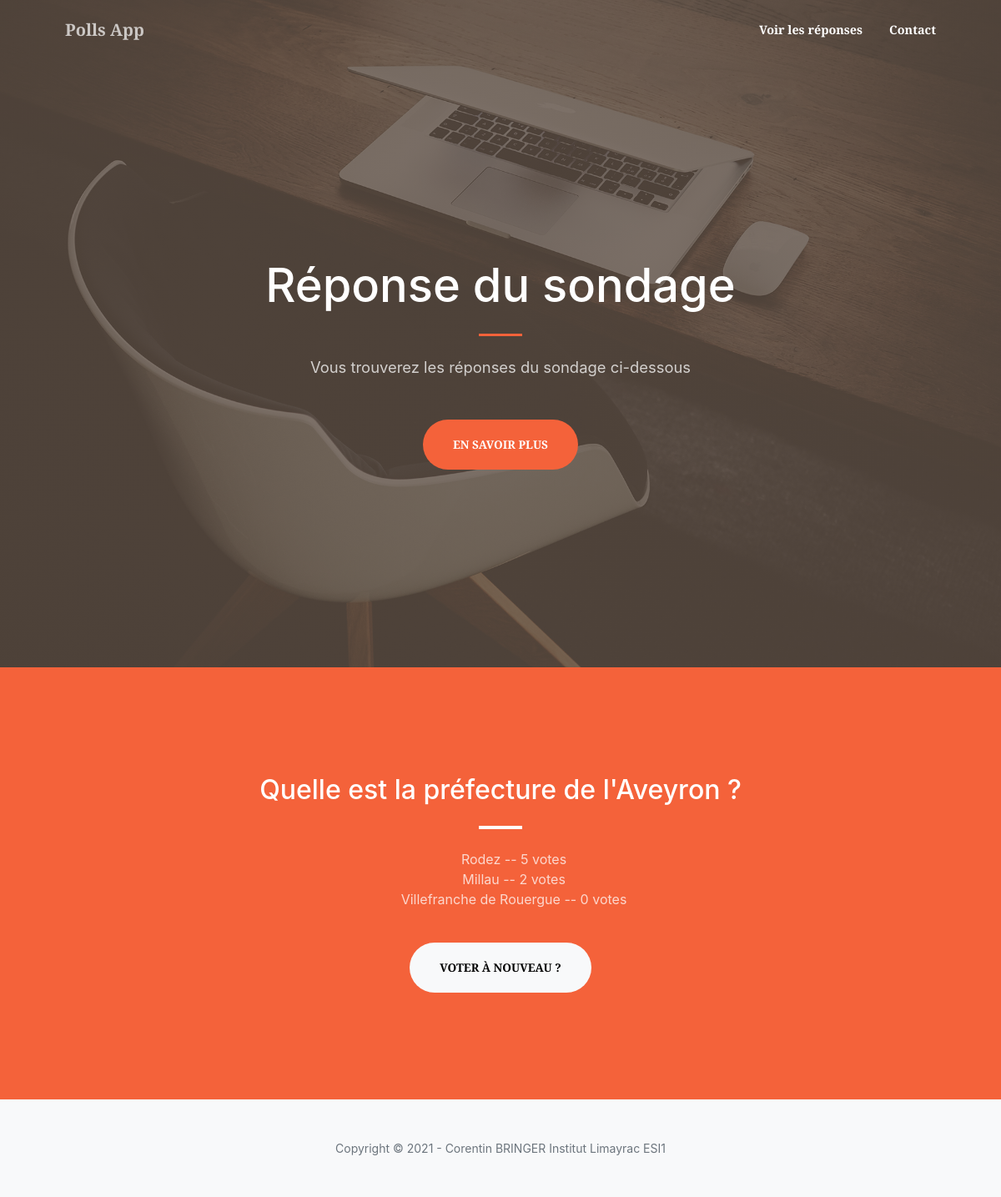
The app's page /polls/1/results/, older data.
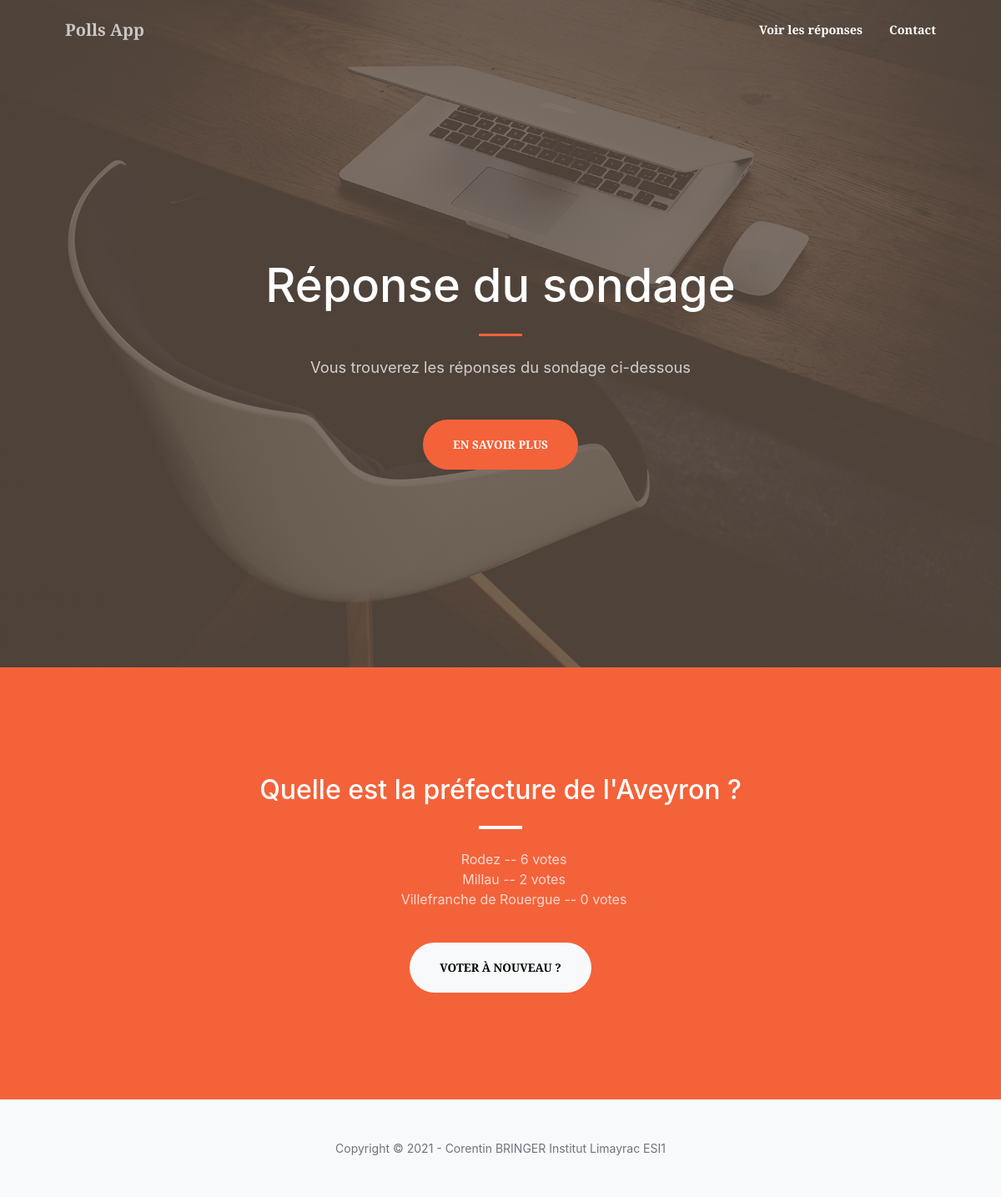
The same page, newer data.
### polls/models.py (models this page shows, shortened)
class Choice(models.Model):
    question = models.ForeignKey(Question, on_delete=models.CASCADE)
    choice_text = models.CharField(max_length=200)
    votes = models.IntegerField(default=0)

### polls/views.py (the view)
# urls.py: path('<int:pk>/results/', views.ResultsView.as_view(), name='results'),
class ResultsView(generic.DetailView):
    model = Question
    template_name = 'polls/results.html'

### polls/templates/polls/results.html
{% extends 'polls/base.html' %}
{% block menu %}
    <li class="nav-item"><a class="nav-link" href="#about">Voir les réponses</a></li>
    <li class="nav-item"><a class="nav-link" href="/polls/contact/">Contact</a></li>
{% endblock %}
{% block title %}
    Réponse du sondage
{% endblock %}
{% block description %}
    Vous trouverez les réponses du sondage ci-dessous
{% endblock %}
{% block description_button %}
    En savoir plus
{% endblock %}
{% block content %}
    <h2 class="text-white mt-0">{{ question.question_text }}</h2>
    <hr class="divider divider-light" />
    <ul>
    {% for choice in question.choice_set.all %}
        <li class="text-white-75">{{ choice.choice_text }} -- {{ choice.votes }} vote{{ choice.votes|pluralize }}</li>
    {% endfor %}
    </ul>
    <a class="btn btn-light btn-xl mt-4" href="{% url 'polls:detail' question.id %}">Voter à nouveau ?</a>
{% endblock %}

Row changes from the older to the newer data that the page shows:
changed Choice "Rodez": votes "5" → "6"
